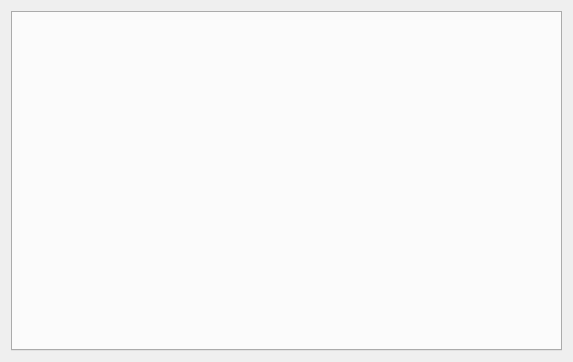
<?xml version="1.0" encoding="UTF-8"?>
<ui version="4.0">
 <class>MainWindow</class>
 <widget class="QMainWindow" name="MainWindow">
  <property name="geometry">
   <rect>
    <x>0</x>
    <y>0</y>
    <width>573</width>
    <height>362</height>
   </rect>
  </property>
  <property name="windowTitle">
   <string>Tree visualisation</string>
  </property>
  <widget class="QWidget" name="centralWidget">
   <layout class="QHBoxLayout" name="horizontalLayout">
    <item>
     <widget class="QTabWidget" name="tabWidget"/>
    </item>
   </layout>
  </widget>
 </widget>
 <layoutdefault spacing="6" margin="11"/>
 <resources/>
 <connections/>
</ui>
